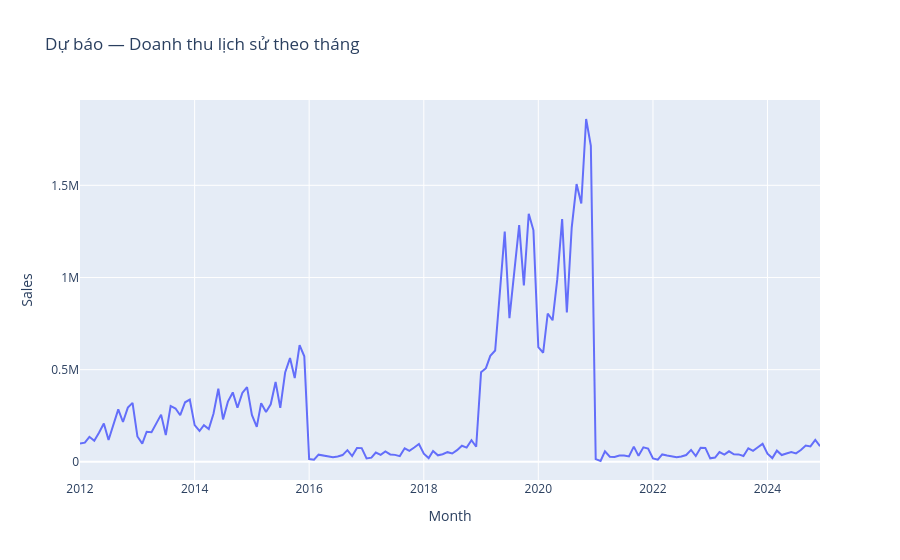

Notebook code for this chart:
### Code cell
forecast_history = monthly_sales.groupby('Month', as_index=False)['Sales'].sum()
px.line(forecast_history, x='Month', y='Sales', title='Dự báo — Doanh thu lịch sử theo tháng')

### Figure 1 — Plotly figure (JSON) as saved in the notebook; plotly's stock layout.template omitted (floating-point values rounded to 4 significant figures; data arrays with more than 128 entries replaced by an {"elided": "..."} marker saying what was removed)
{"data": [{"hovertemplate": "Month=%{x}<br>Sales=%{y}<extra></extra>", "legendgroup": "", "line": {"color": "#636efa", "dash": "solid"}, "marker": {"symbol": "circle"}, "mode": "lines", "name": "", "orientation": "v", "showlegend": false, "type": "scatter", "x": {"elided": "156 str values"}, "xaxis": "x", "y": {"elided": "156 float values"}, "yaxis": "y"}], "layout": {"legend": {"tracegroupgap": 0}, "title": {"text": "Dự báo — Doanh thu lịch sử theo tháng"}, "xaxis": {"anchor": "y", "domain": [0, 1], "title": {"text": "Month"}}, "yaxis": {"anchor": "x", "domain": [0, 1], "title": {"text": "Sales"}}}}
